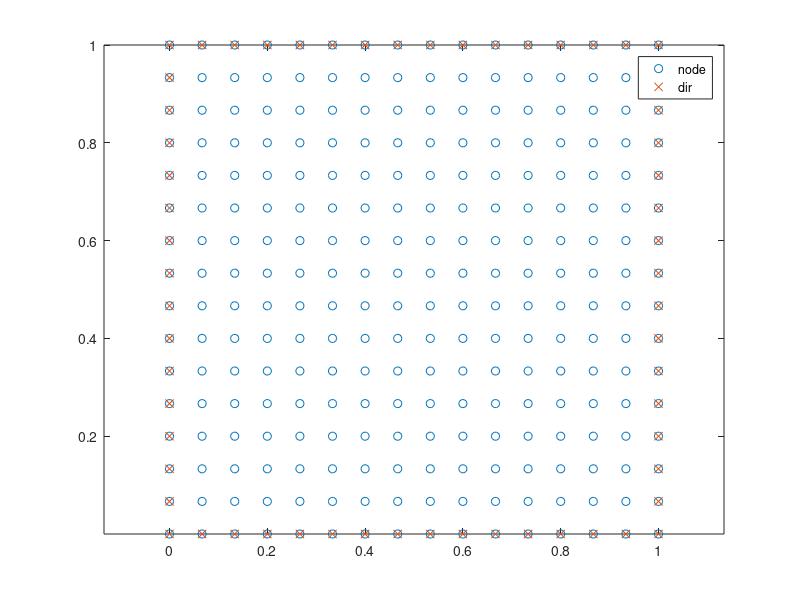

Write the MATLAB code that produced this figure. (Note: this script raises an error after producing the figure.)
%FDPM poisson equation

clear;



%% geometry
L = 1.0;

%% source function

srctype = 'sinsin';
if 1
mm = 1; nn = 1;
% mm = 2; nn = 3;
% f=sin(m*pi*x) * sin(m*pi*y)
fun_fext = @(x,y) (mm^2+nn^2)/2 * sin(mm*pi*x) .* sin(nn*pi*y);
fun_phi = @(x,y) 1/(2*pi^2) * sin(mm*pi*x) .* sin(nn*pi*y);
fun_phix = @(x,y) mm/(2*pi) * cos(mm*pi*x) .* sin(nn*pi*y);
fun_phiy = @(x,y) nn/(2*pi) * sin(mm*pi*x) .* cos(nn*pi*y);
end
if 0
    fun_fext = @(x,y) zeros(size(x));
    fun_phi = @(x,y) 0.1 + 0.2*x + 0.3*y;
    fun_phix = @(x,y) 0.2 * ones(size(x));
    fun_phiy = @(x,y) 0.3 * ones(size(y));
end


%


%% fdpm setup

% nlen = 8;
nlen = 16;
% nlen = 26;
% nlen = 36;
% nlen = 46;
nlen1 = nlen - 1;
h0 = L / nlen1;


% influence radius, if use p(2), must > 2
dilation = 2.1;
% dilation = 3.1;
re = h0 * dilation;

% finite-increment-gradient stabilization
fig_stab_alpha = 0.0;
% fig_stab_alpha = 0.05;
% fig_stab_alpha = 0.5;
% fig_stab_alpha = 0.8;
% fig_stab_alpha = 1.0;

%% generate points and boundary conditions

% generation routine should setup the following data
numNodes = 0;
% particle states
nodeX = [];
nodeY = [];
nodeVol = [];
% BC Dirichlet
dirBCDofs = [];
dirBCVals = [];

disp('Begin generate particles & BC');
if 1
    for j = 1:nlen
    for i = 1:nlen
        xx = (i-1) * h0;
        yy = (j-1) * h0;
        
        if 0 % perturb internal points, not boundary points
            if i~=1 && i~=nlen && j~=1 && j~=nlen
                rr = 0.4;
                xx = xx + (rand(1)-0.5)*h0*rr;
                yy = yy + (rand(1)-0.5)*h0*rr;
            end
        end
        
        nn = numNodes + 1;
        numNodes = nn;
        nodeX(nn,1) = xx;
        nodeY(nn,1) = yy;
        
        vv = h0^2;
        if i==1 || i==nlen
            vv = vv / 2;
        end
        if j==1 || j==nlen
            vv = vv / 2;
        end
        nodeVol(nn,1) = vv;
        
        % BC
        if i==1 || i==nlen || j==1 || j==nlen
            dirBCDofs(end+1,1) = nn;
            dirBCVals(end+1,1) = fun_phi(xx,yy);
        end
    end
    end
end
disp('End generate particles & BC');

nodePos = [nodeX,nodeY];

% 
numDofs = numNodes * 1;

disp('Begin create boundary');

disp('End create boundary');
nbndry = 0;

if (1)
    % plot fdpm node mesh
    figure;
    plot(nodeX,nodeY,'o', ...
    nodeX(dirBCDofs),nodeY(dirBCDofs),'x');
    legend('node','dir');
    % axis([0 L 0 L]);
    axis('equal');
    
    pause;
    % return;
end


%% build connnectivity

disp('Begin build connnectivity'); tic;
fdpmDriverBuildConn;
disp('End build connnectivity'); toc;


%% allocate buffers

fext = zeros(numDofs,1);
fint = zeros(numDofs,1);

%% create initial stiffness matrix
disp('Begin create initial stiffness matrix'); tic;

% assembler
Kassem = SpMatAssem(numDofs);

for i = 1:numNodes
    nneigh = conn(i).numNeigh;
    ineigh = conn(i).neigh2;
    ivol = nodeVol(i);
    
    dN = [conn(i).dNX; conn(i).dNY];
    Ke = dN' * dN * ivol;
    
    % finite increment
    Kfic = zeros(nneigh,nneigh);
    if 0
        % eta = 0.5;
        eta = 1.0;
        % eta = 2.0;
        % eta = dilation;
        hfic = eta * h0;
        
        dH = [conn(i).dNXX; conn(i).dNXY; conn(i).dNXY; conn(i).dNYY];
        Kfic = dH' * dH * ivol * 0.25*hfic^2;
    end
    
    SpMatAssemBlockWithDof(Kassem, Ke+Kfic,ineigh,ineigh);
end

% create sparse K
Ktan0 = SpMatCreateAndClear(Kassem);

disp('End create initial stiffness matrix'); toc;

if 1
    disp('Begin create stab matrix'); tic;
    
    kstab = 0.0;
    kstab = 0.1;
    % kstab = 0.2;
    % kstab = 0.5;
    % kstab = 1.0;
    % kstab = 2.0;
    if 1
        kstab = kstab / h0^2;
    end
    
    for i = 1:numNodes
        nneigh = conn(i).numNeigh;
        ineigh = conn(i).neigh2;
        wneigh = conn(i).W;
        
        gi = [conn(i).dNX; conn(i).dNY];
        hi = [conn(i).dNXX; conn(i).dNXY; conn(i).dNXY; conn(i).dNYY];
        hi = reshape(hi, 2,2,nneigh);
        % hi(:) = 0;
        
        rx = nodeX(ineigh) - nodeX(i);
        ry = nodeY(ineigh) - nodeY(i);
        mi = [rx, ry, 0.5*rx.^2, rx.*ry, 0.5*ry.^2];
        
        Li = zeros(nneigh);
        if 0
            for jj = 1:nneigh
                j = ineigh(jj);
                rij = [nodeX(j)-nodeX(i); nodeY(j)-nodeY(i)];
                
                for kk = 1:nneigh
                    k = ineigh(kk);
                    Li(jj,kk) = rij'*gi(:,kk) + 0.5*rij'*hi(:,:,kk)*rij;
                    if k == i
                        Li(jj,kk) = Li(jj,kk) + 1;
                    end
                end
            end
        else
            qi = [conn(i).dNX; conn(i).dNY; conn(i).dNXX; conn(i).dNXY; conn(i).dNYY];
            if 1 % use 2nd-order
                Li = mi * qi;
            else % use 1st-order
                Li = mi(:,1:2) * qi(1:2,:);
            end
            Li(:,nneigh) = Li(:,nneigh) + 1;
        end
        
        % part 1
        Ks1 = wneigh * Li - wneigh;
        Ks1 = kstab * Ks1;
        SpMatAssemBlockWithDof(Kassem, Ks1, i,ineigh);
        
        % part 2
        Ks2 = bsxfun(@times, Li, wneigh');
        Ks2 = -kstab * Ks2;
        SpMatAssemBlockWithDof(Kassem, Ks2, ineigh,ineigh);
        
        % part 3
        Ks3 = diag(wneigh);
        Ks3 = kstab * Ks3;
        SpMatAssemBlockWithDof(Kassem, Ks3, ineigh,ineigh);
    end
    
    Kstab = SpMatCreateAndClear(Kassem);
    
    Ktan0 = Ktan0 + Kstab;
    
    disp('End create stab matrix'); toc;
end




disp('Begin solve Poisson');

%
fext = fun_fext(nodeX,nodeY);
fext = fext .* nodeVol;

[phi] = fdpmSolve(Ktan0, fext, dirBCDofs,dirBCVals);

disp('End solve Poisson');


if 1
    figure;
    xx = reshape(nodeX, nlen,nlen);
    yy = reshape(nodeY, nlen,nlen);
    ss = reshape(phi, nlen,nlen);
    surf(xx,yy,ss, 'FaceColor','interp');
    % zlim([-0.06 0.06]);
    title('solution');
    
    figure;
    zz = fun_phi(xx,yy);
    surf(xx,yy, zz, 'FaceColor','interp');
    % zlim([-0.06 0.06])
    title('analytical');
end

if 0
    % check stiffness K matrix eigen structure
    
    figure;
    
    % we copy the K matrix and set Dirichlet BC for boundaries
    Ktan = Ktan0;
    % Ktan(dirBCDofs,dirBCDofs) = 0;
    Ktan(sub2ind([numDofs,numDofs],dirBCDofs,dirBCDofs)) = 1.0e10;
    
    neig = 20;
    % [v,d] = eigs(Ktan, neig);
    [v,d] = eigs(Ktan, neig, 'sm'); % from min eigenvalue
    for ieig = 1:neig
        vv = v(:,ieig);
        surf(xx,yy, reshape(vv,nlen,nlen));
        title(['eig(',int2str(ieig),')=',num2str(d(ieig,ieig))]);
        pause;
    end
end

if 1
    % evaluate energy
    
    % analytical given by variation of 
    % (1/2)*integ(grad_phi.grad_phi dV) - integ(f.phi dV) - integ(grad_phi.n phi dA)
    % note the value of phi vanishes on the boundary so the last boundary integral vanishes
    %
    Eana = integral2(@(x,y) 0.5*(fun_phix(x,y).^2+fun_phiy(x,y).^2) - fun_fext(x,y).*fun_phi(x,y), 0,L,0,L)
    
    Esol = 0;
    for i = 1:numNodes
        nneigh = conn(i).numNeigh;
        ineigh = conn(i).neigh2;
        % wneigh = conn(i).W;
        ivol = nodeVol(i);
        
        dN = [conn(i).dNX; conn(i).dNY];
        gphi = dN * phi(ineigh);
        
        Ei = 0.5*dot(gphi,gphi)*ivol - fext(i)*phi(i);
        Esol = Esol + Ei;
        
        % gphi = 
        % Ei = 
    end
    
    Esol
    
    Estab = 0.5 * phi' * Kstab * phi
end



return






